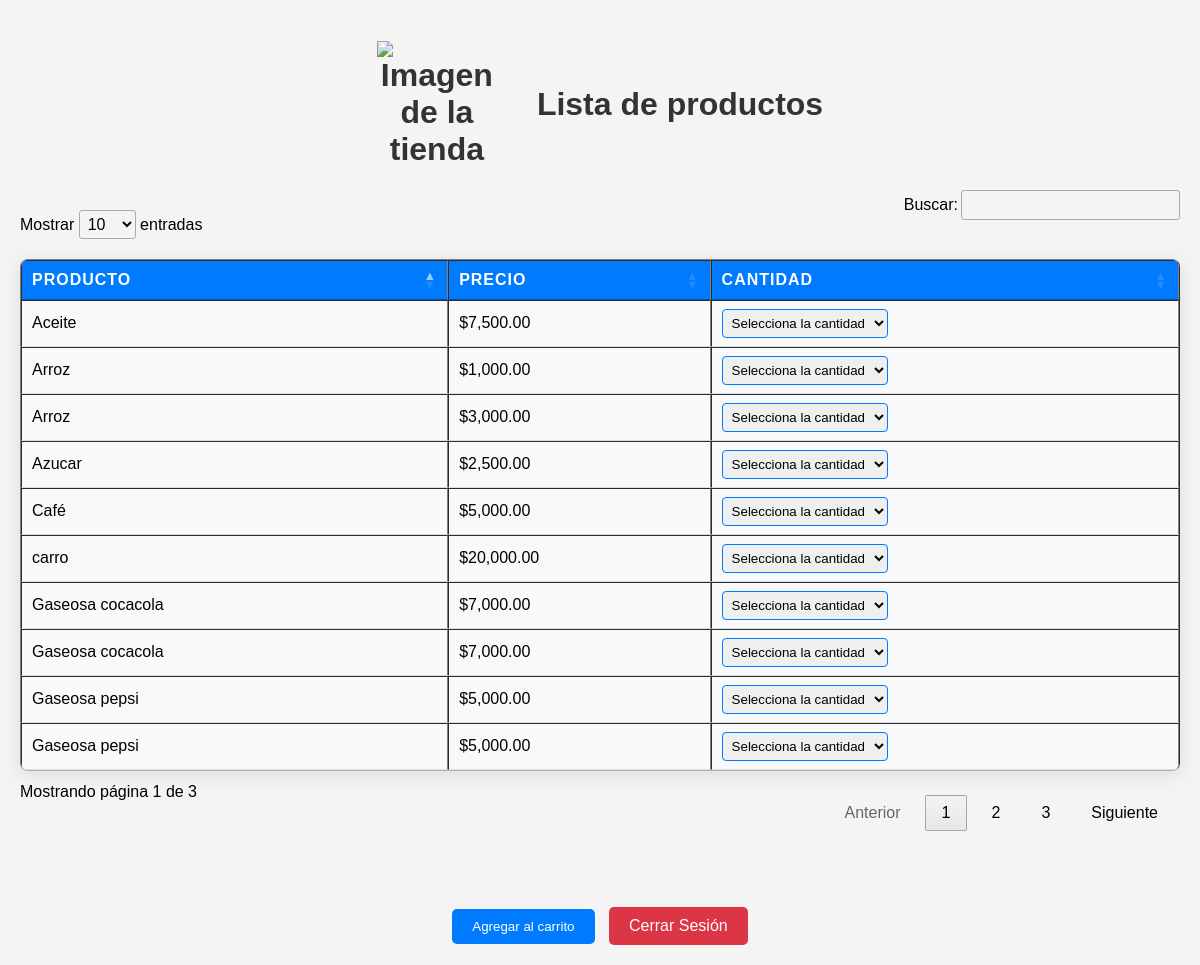
Page /index.php (signed in) on the committed database.
### tables this page shows
CREATE TABLE `productos` (
  `id` int NOT NULL,
  `nombre` varchar(255) NOT NULL,
  `precio` decimal(10,0) NOT NULL
);

### index.php (the view, shortened to what this page needs)
<?php
include 'conexion.php';
$sql = "SELECT id, nombre, precio FROM productos";
$result = $conn->query($sql);
?>
<!DOCTYPE html>
<html lang="es">
<head>
    <link rel="stylesheet" href="https://cdn.datatables.net/1.11.5/css/jquery.dataTables.min.css">
</head>
<body>
    <h1>
        <img src="https://img.freepik.com/vector-premium/icono-tienda-blanco-negro_755164-15634.jpg" alt="Imagen de la tienda">
        Lista de productos
    </h1>
    <form action="carrito.php" method="POST">
        <table id="productosTable" border="1">
            <thead>
                <tr>
                    <th>Producto</th>
                    <th>Precio</th>
                    <th>Cantidad</th>
                </tr>
            </thead>
            <tbody>
                <?php while ($producto = $result->fetch_assoc()): ?>
                    <tr>
                        <td><?php echo htmlspecialchars($producto['nombre']); ?></td>
                        <td><?php echo '$' . number_format($producto['precio'], 2); ?></td>
                        <td>
                            <select name="cantidad[<?php echo $producto['id']; ?>]">
                                <option value="0">Selecciona la cantidad</option>
                            </select>
                        </td>
                    </tr>
                <?php endwhile; ?>
            </tbody>
        </table>
        <br>
        <div class="button-container">
            <input type="submit" value="Agregar al carrito">
            <a href="logout.php" class="logout-btn">Cerrar Sesión</a>
        </div>
    </form>
</body>
</html>

### index.php (style rules this page uses)
body { font-family: Arial, sans-serif; background-color: #f4f4f4; margin: 0; padding: 20px; }
h1 { color: #333; text-align: center; animation: fadeIn 1s; display: flex; align-items: center; justify-content: center; }
h1 img { width: 120px; height: auto; margin-right: 40px; }
table { width: 100%; border-collapse: collapse; margin-top: 20px; background-color: #fff; box-shadow: 0 4px 20px rgba(0, 0, 0, 0.1); animation: slideIn 0.5s; border-radius: 8px; overflow: hidden; }
th, td { padding: 12px; text-align: left; border-bottom: 1px solid #ddd; transition: background-color 0.3s; }
th { background-color: #007bff; color: white; text-transform: uppercase; letter-spacing: 1px; }
td { background-color: #f8f9fa; }
td select { padding: 5px; border: 1px solid #007bff; border-radius: 4px; outline: none; }
input[type="submit"] { background-color: #007bff; color: white; border: none; padding: 10px 20px; border-radius: 5px; cursor: pointer; transition: background-color 0.3s; margin-top: 20px; }
.logout-btn { display: inline-block; padding: 10px 20px; background-color: #dc3545; color: white; text-decoration: none; border-radius: 5px; font-size: 16px; transition: background-color 0.3s, transform 0.3s; margin-left: 10px; }
.button-container { text-align: center; margin-top: 20px; }

### rows in the picture
productos: nombre "Arroz", precio "1,000.00", id "Selecciona la cantidad"
productos: nombre "Arroz", precio "3,000.00", id "Selecciona la cantidad"
productos: nombre "Aceite", precio "7,500.00", id "Selecciona la cantidad"
productos: nombre "Azucar", precio "2,500.00", id "Selecciona la cantidad"
productos: nombre "Café", precio "5,000.00", id "Selecciona la cantidad"
productos: nombre "carro", precio "20,000.00", id "Selecciona la cantidad"
productos: nombre "Gaseosa pepsi", precio "5,000.00", id "Selecciona la cantidad"
productos: nombre "Gaseosa pepsi", precio "5,000.00", id "Selecciona la cantidad"
productos: nombre "Gaseosa cocacola", precio "7,000.00", id "Selecciona la cantidad"
productos: nombre "Gaseosa cocacola", precio "7,000.00", id "Selecciona la cantidad"
